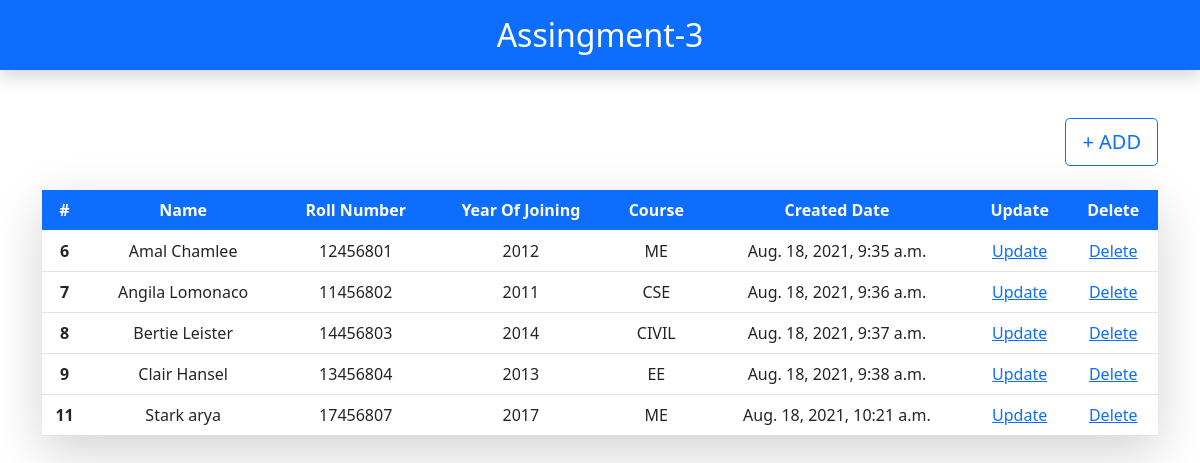
The page / on the database its author committed.
### CuRd/models.py (models this page shows)
class Student(models.Model):
	Student_Name = models.CharField(max_length=100)
	Roll_Number = models.PositiveIntegerField()
	Year_Of_Joining = models.PositiveIntegerField()
	Course = models.CharField(max_length=100,choices=DEPT_CHOICES)
	cr_date = models.DateTimeField(auto_now_add=True)

### CuRd/views.py (the view)
# urls.py: path('', Index.as_view(),name="home"),
class Index(ListView):
	model = Student

### CuRd/templates/CuRd/student_list.html
{% extends 'base.html' %}
{% load static %}
{% block content %}
<div class="container text-center">
    <div class="d-grid gap-2 d-md-flex justify-content-md-end mt-5">
        <a href="/add/" class="btn btn-lg btn-outline-primary float-right h1"> + ADD </a>
    </div>
<table class="table shadow-lg mt-3">
  <thead class="bg-primary text-white">
    <tr>
      <th scope="col">#</th>
      <th scope="col">Name</th>
      <th scope="col">Roll Number</th>
      <th scope="col">Year Of Joining</th>
      <th scope="col">Course</th>
      <th scope="col">Created Date</th>
      <th scope="col">Update</th>
      <th scope="col">Delete</th>
    </tr>
  </thead>
  <tbody>
    {% for obj in student_list %}
    <tr>
      <th scope="row">{{obj.id}}</th>
      <td>{{obj.Student_Name}}</td>
      <td>{{obj.Roll_Number}}</td>
      <td>{{obj.Year_Of_Joining}}</td>
      <td>{{obj.Course}}</td>
      <td>{{obj.cr_date}}</td>
      <td><a href="/update/{{obj.id}}">Update</a></td>
      <td><a href="/delete/{{obj.id}}">Delete</a></td>
    {% empty %}
      <td colspan="8" class="text-center">
        <p>No Record Found</p>
      </td>
    </tr>
    {% endfor %}
  </tbody>
</table>
</div>
{% endblock %}

### CuRd/templates/base.html (shortened to what this page needs)
<!DOCTYPE html>
<html>
<head>
<link href="https://cdn.jsdelivr.net/npm/bootstrap@5.1.0/dist/css/bootstrap.min.css" rel="stylesheet">
</head>
<body>
	<div class="container-fluid h2 text-center bg-primary text-white shadow p-3">Assingment-3</div>
{% block content %}
{% endblock %}
</body>
</html>

### rows shown on the page
Student: id "6", Student_Name "Amal Chamlee", Roll_Number "12456801", Year_Of_Joining "2012", Course "ME", cr_date "Aug. 18, 2021, 9:35 a.m."
Student: id "7", Student_Name "Angila Lomonaco", Roll_Number "11456802", Year_Of_Joining "2011", Course "CSE", cr_date "Aug. 18, 2021, 9:36 a.m."
Student: id "8", Student_Name "Bertie Leister", Roll_Number "14456803", Year_Of_Joining "2014", Course "CIVIL", cr_date "Aug. 18, 2021, 9:37 a.m."
Student: id "9", Student_Name "Clair Hansel", Roll_Number "13456804", Year_Of_Joining "2013", Course "EE", cr_date "Aug. 18, 2021, 9:38 a.m."
Student: id "11", Student_Name "Stark arya", Roll_Number "17456807", Year_Of_Joining "2017", Course "ME", cr_date "Aug. 18, 2021, 10:21 a.m."
